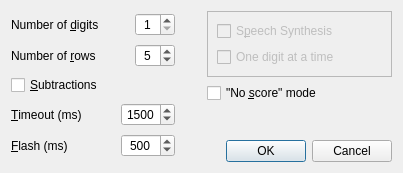
<?xml version="1.0" encoding="UTF-8"?>
<ui version="4.0">
 <class>Dialog</class>
 <widget class="QDialog" name="Dialog">
  <property name="geometry">
   <rect>
    <x>0</x>
    <y>0</y>
    <width>403</width>
    <height>173</height>
   </rect>
  </property>
  <property name="windowTitle">
   <string>Settings</string>
  </property>
  <property name="windowIcon">
   <iconset>
    <normaloff>img/calculator.png</normaloff>img/calculator.png</iconset>
  </property>
  <layout class="QGridLayout" name="gridLayout_2">
   <item row="0" column="0" rowspan="2">
    <layout class="QVBoxLayout" name="verticalLayout_2">
     <item>
      <layout class="QHBoxLayout" name="horizontalLayout">
       <item>
        <widget class="QLabel" name="l_digits">
         <property name="toolTip">
          <string>Number of digits for each number</string>
         </property>
         <property name="text">
          <string>Number of &amp;digits</string>
         </property>
         <property name="buddy">
          <cstring>sb_digits</cstring>
         </property>
        </widget>
       </item>
       <item>
        <spacer name="horizontalSpacer">
         <property name="orientation">
          <enum>Qt::Horizontal</enum>
         </property>
         <property name="sizeHint" stdset="0">
          <size>
           <width>30</width>
           <height>20</height>
          </size>
         </property>
        </spacer>
       </item>
       <item>
        <widget class="QSpinBox" name="sb_digits">
         <property name="minimumSize">
          <size>
           <width>40</width>
           <height>0</height>
          </size>
         </property>
         <property name="maximumSize">
          <size>
           <width>40</width>
           <height>16777215</height>
          </size>
         </property>
         <property name="toolTip">
          <string/>
         </property>
         <property name="alignment">
          <set>Qt::AlignCenter</set>
         </property>
         <property name="minimum">
          <number>1</number>
         </property>
         <property name="maximum">
          <number>5</number>
         </property>
         <property name="value">
          <number>1</number>
         </property>
        </widget>
       </item>
      </layout>
     </item>
     <item>
      <layout class="QHBoxLayout" name="horizontalLayout_4">
       <item>
        <widget class="QLabel" name="l_rows">
         <property name="toolTip">
          <string>How many to add ?</string>
         </property>
         <property name="text">
          <string>Number of &amp;rows</string>
         </property>
         <property name="buddy">
          <cstring>sb_rows</cstring>
         </property>
        </widget>
       </item>
       <item>
        <spacer name="horizontalSpacer_2">
         <property name="orientation">
          <enum>Qt::Horizontal</enum>
         </property>
         <property name="sizeHint" stdset="0">
          <size>
           <width>30</width>
           <height>20</height>
          </size>
         </property>
        </spacer>
       </item>
       <item>
        <widget class="QSpinBox" name="sb_rows">
         <property name="minimumSize">
          <size>
           <width>40</width>
           <height>0</height>
          </size>
         </property>
         <property name="maximumSize">
          <size>
           <width>40</width>
           <height>16777215</height>
          </size>
         </property>
         <property name="toolTip">
          <string/>
         </property>
         <property name="alignment">
          <set>Qt::AlignCenter</set>
         </property>
         <property name="buttonSymbols">
          <enum>QAbstractSpinBox::UpDownArrows</enum>
         </property>
         <property name="minimum">
          <number>2</number>
         </property>
         <property name="maximum">
          <number>25</number>
         </property>
         <property name="value">
          <number>5</number>
         </property>
        </widget>
       </item>
      </layout>
     </item>
     <item>
      <widget class="QCheckBox" name="cb_neg">
       <property name="toolTip">
        <string>Allow/disallow subtractions</string>
       </property>
       <property name="text">
        <string>&amp;Subtractions</string>
       </property>
      </widget>
     </item>
     <item>
      <layout class="QHBoxLayout" name="horizontalLayout_5">
       <item>
        <widget class="QLabel" name="l_timeout_1">
         <property name="toolTip">
          <string>Timeout in ms between number disappearing and next number appearing</string>
         </property>
         <property name="text">
          <string>&amp;Timeout (ms)</string>
         </property>
         <property name="buddy">
          <cstring>sb_timeout</cstring>
         </property>
        </widget>
       </item>
       <item>
        <spacer name="horizontalSpacer_4">
         <property name="orientation">
          <enum>Qt::Horizontal</enum>
         </property>
         <property name="sizeHint" stdset="0">
          <size>
           <width>30</width>
           <height>20</height>
          </size>
         </property>
        </spacer>
       </item>
       <item>
        <widget class="QSpinBox" name="sb_timeout">
         <property name="toolTip">
          <string/>
         </property>
         <property name="alignment">
          <set>Qt::AlignCenter</set>
         </property>
         <property name="minimum">
          <number>50</number>
         </property>
         <property name="maximum">
          <number>5000</number>
         </property>
         <property name="singleStep">
          <number>100</number>
         </property>
         <property name="value">
          <number>1500</number>
         </property>
        </widget>
       </item>
      </layout>
     </item>
     <item>
      <layout class="QHBoxLayout" name="horizontalLayout_6">
       <item>
        <widget class="QLabel" name="l_flash_1">
         <property name="toolTip">
          <string>Time the number is displayed</string>
         </property>
         <property name="text">
          <string>&amp;Flash (ms)</string>
         </property>
         <property name="buddy">
          <cstring>sb_flash</cstring>
         </property>
        </widget>
       </item>
       <item>
        <spacer name="horizontalSpacer_5">
         <property name="orientation">
          <enum>Qt::Horizontal</enum>
         </property>
         <property name="sizeHint" stdset="0">
          <size>
           <width>30</width>
           <height>20</height>
          </size>
         </property>
        </spacer>
       </item>
       <item>
        <widget class="QSpinBox" name="sb_flash">
         <property name="toolTip">
          <string/>
         </property>
         <property name="alignment">
          <set>Qt::AlignCenter</set>
         </property>
         <property name="minimum">
          <number>15</number>
         </property>
         <property name="maximum">
          <number>1000</number>
         </property>
         <property name="singleStep">
          <number>100</number>
         </property>
         <property name="value">
          <number>500</number>
         </property>
        </widget>
       </item>
      </layout>
     </item>
    </layout>
   </item>
   <item row="0" column="1">
    <spacer name="horizontalSpacer_3">
     <property name="orientation">
      <enum>Qt::Horizontal</enum>
     </property>
     <property name="sizeHint" stdset="0">
      <size>
       <width>16</width>
       <height>20</height>
      </size>
     </property>
    </spacer>
   </item>
   <item row="0" column="2">
    <layout class="QVBoxLayout" name="verticalLayout">
     <item>
      <widget class="QFrame" name="frame">
       <property name="frameShape">
        <enum>QFrame::StyledPanel</enum>
       </property>
       <property name="frameShadow">
        <enum>QFrame::Raised</enum>
       </property>
       <layout class="QGridLayout" name="gridLayout">
        <item row="0" column="0">
         <layout class="QHBoxLayout" name="horizontalLayout_2">
          <item>
           <widget class="QCheckBox" name="cb_sound">
            <property name="enabled">
             <bool>false</bool>
            </property>
            <property name="toolTip">
             <string> &lt;p style='white-space:pre'&gt;&lt;em&gt;&lt;strong&gt;espeak&lt;/strong&gt;&lt;/em&gt; is needed for speech synthesis&lt;/p&gt;</string>
            </property>
            <property name="text">
             <string>S&amp;peech Synthesis</string>
            </property>
           </widget>
          </item>
          <item>
           <widget class="QLabel" name="pm_warning">
            <property name="maximumSize">
             <size>
              <width>24</width>
              <height>24</height>
             </size>
            </property>
            <property name="toolTip">
             <string>&lt;!DOCTYPE HTML PUBLIC &quot;-//W3C//DTD HTML 4.0//EN&quot; &quot;http://www.w3.org/TR/REC-html40/strict.dtd&quot;&gt;
&lt;html&gt;&lt;head&gt;&lt;meta name=&quot;qrichtext&quot; content=&quot;1&quot; /&gt;&lt;style type=&quot;text/css&quot;&gt;
p, li { white-space: pre-wrap; }
&lt;/style&gt;&lt;/head&gt;&lt;body style=&quot; font-family:'Sans Serif'; font-size:10pt; font-weight:400; font-style:normal;&quot;&gt;
&lt;p style=&quot; margin-top:0px; margin-bottom:0px; margin-left:0px; margin-right:0px; -qt-block-indent:0; text-indent:0px;&quot;&gt;&lt;span style=&quot; font-weight:600; color:#ff0000;&quot;&gt;Error&lt;/span&gt;&lt;span style=&quot; font-style:italic;&quot;&gt;: espeak&lt;/span&gt; executable has not been found!&lt;/p&gt;
&lt;p style=&quot; margin-top:0px; margin-bottom:0px; margin-left:0px; margin-right:0px; -qt-block-indent:0; text-indent:0px;&quot;&gt;- this is because you need to &lt;span style=&quot; font-style:italic;&quot;&gt;install&lt;/span&gt; it&lt;/p&gt;
&lt;p style=&quot; margin-top:0px; margin-bottom:0px; margin-left:0px; margin-right:0px; -qt-block-indent:0; text-indent:0px;&quot;&gt;- or because it's installed in a &lt;span style=&quot; font-style:italic;&quot;&gt;non-standard place&lt;/span&gt;&lt;/p&gt;
&lt;p style=&quot; margin-top:0px; margin-bottom:0px; margin-left:0px; margin-right:0px; -qt-block-indent:0; text-indent:0px;&quot;&gt;Check the &lt;span style=&quot; font-weight:600;&quot;&gt;README&lt;/span&gt; to help you fix either of the problems.&lt;/p&gt;&lt;/body&gt;&lt;/html&gt;</string>
            </property>
            <property name="text">
             <string/>
            </property>
            <property name="pixmap">
             <pixmap>img/warning.png</pixmap>
            </property>
            <property name="alignment">
             <set>Qt::AlignRight|Qt::AlignTrailing|Qt::AlignVCenter</set>
            </property>
           </widget>
          </item>
         </layout>
        </item>
        <item row="1" column="0">
         <widget class="QCheckBox" name="cb_onedigit">
          <property name="enabled">
           <bool>false</bool>
          </property>
          <property name="toolTip">
           <string>Pronounce each digit of a number</string>
          </property>
          <property name="text">
           <string>One digit at a time</string>
          </property>
         </widget>
        </item>
       </layout>
      </widget>
     </item>
     <item>
      <widget class="QCheckBox" name="cb_handsfree">
       <property name="toolTip">
        <string>In this mode, you don't have to enter an answer, it's &quot;hands free&quot;;
the solution is displayed, and a new sequence begins,
and so on ...</string>
       </property>
       <property name="text">
        <string>&quot;No &amp;score&quot; mode</string>
       </property>
      </widget>
     </item>
     <item>
      <spacer name="verticalSpacer">
       <property name="orientation">
        <enum>Qt::Vertical</enum>
       </property>
       <property name="sizeHint" stdset="0">
        <size>
         <width>185</width>
         <height>17</height>
        </size>
       </property>
      </spacer>
     </item>
    </layout>
   </item>
   <item row="1" column="1" colspan="2">
    <widget class="QDialogButtonBox" name="buttonBox">
     <property name="orientation">
      <enum>Qt::Horizontal</enum>
     </property>
     <property name="standardButtons">
      <set>QDialogButtonBox::Cancel|QDialogButtonBox::Ok</set>
     </property>
    </widget>
   </item>
  </layout>
 </widget>
 <resources/>
 <connections>
  <connection>
   <sender>buttonBox</sender>
   <signal>accepted()</signal>
   <receiver>Dialog</receiver>
   <slot>accept()</slot>
   <hints>
    <hint type="sourcelabel">
     <x>248</x>
     <y>254</y>
    </hint>
    <hint type="destinationlabel">
     <x>157</x>
     <y>274</y>
    </hint>
   </hints>
  </connection>
  <connection>
   <sender>buttonBox</sender>
   <signal>rejected()</signal>
   <receiver>Dialog</receiver>
   <slot>reject()</slot>
   <hints>
    <hint type="sourcelabel">
     <x>316</x>
     <y>260</y>
    </hint>
    <hint type="destinationlabel">
     <x>286</x>
     <y>274</y>
    </hint>
   </hints>
  </connection>
 </connections>
</ui>
